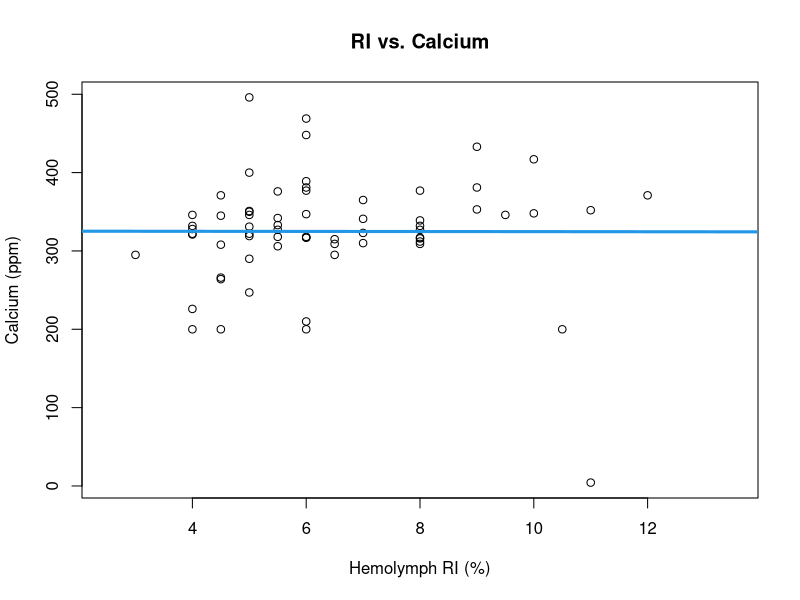
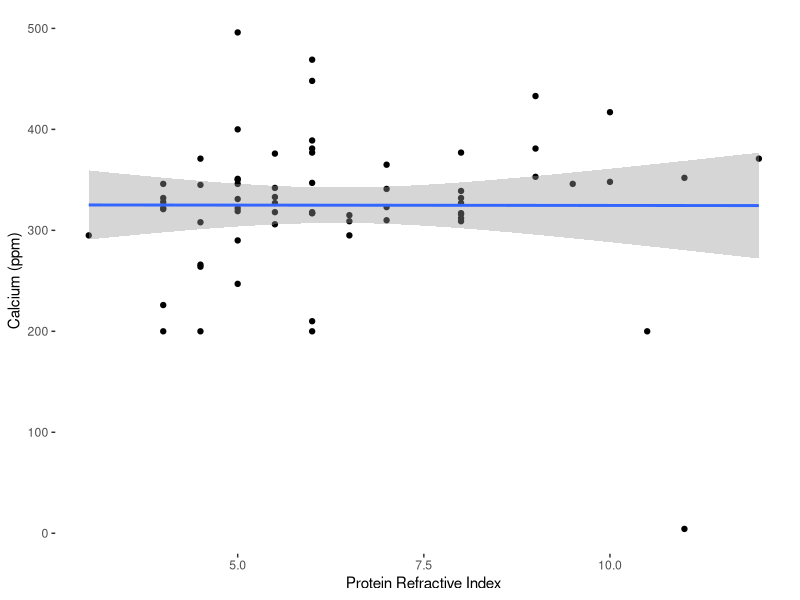

Write R code to recreate these figures, in order. (Note: this script raises an error after producing the figures.)
## ---- chunk 1

# read in relevant documents for this data
# preliminary data used for calcium etc.
gc_dat <- read.csv("../data/prelim_gc_data.csv")

# updated with full data set 2023-01-06

gc_dat_fin <- read.csv("../data/Condo_Data_Raw_CML_WEL_1_6_23.csv")

gc_dat_fin$hemo_col <- factor(gc_dat_fin$hemo_col,
                           levels = c('1', '2', '3', '4', '5'))

gc_dat_fin$hemo_col <- as.factor(gc_dat_fin$hemo_col)

gc_dat_fin$hemo_ri <- as.numeric(gc_dat_fin$hemo_ri)

# data reclassification to avoid errors later

# libraries for data visualization
library(ggplot2)
library(dplyr)
library(gridExtra)
library(MASS)

## ---- chunk 2

plot(Ca ~ RI, data = gc_dat, main = "RI vs. Calcium",
      xlab = "Hemolymph RI (%)", ylab = "Calcium (ppm)")
abline(lm (Ca ~ RI, data = gc_dat), col = 4, lwd = 3)

# correlation plot to look at RI vs. Calcium
# doesn't appear to be a trend

## ---- chunk 3

gc_dat %>% 
        # pipes molt data into ggplot
  ggplot(aes(x = RI, y = Ca)) + 
        # populates plot with hemo ri and ca info
    geom_point() + geom_smooth(method=lm) + 
        # specifies type of plot -- linear model with 95 percent confidence
        xlab("Protein Refractive Index") + 
        ylab ("Calcium (ppm)")  +
        # renames x and y labels and title
      xlim(3, 12) + 
        # specifies x axis between 3 and 12 for more clear visualization
      theme(panel.grid.major = element_blank(),
              panel.grid.minor = element_blank(), 
              panel.background = element_blank())

## ---- chunk 4

ca_ri_mod <- lm(Ca ~ RI, data = gc_dat)
nobs(ca_ri_mod) # tells that there are 127 observations used in this model
summary(ca_ri_mod)
anova(ca_ri_mod) # standard anova
car::Anova(ca_ri_mod, type = 3) # type 3 anova for significance testing

# taken from all during molt cycle, leading to lots of variation
# pointing to trend; small r^2 due to assessing crabs at different times of
# molt cycle
## ---- chunk 5

boxplot(Ca ~ Color, data = gc_dat,
      xlab = "Hemolymph Color (on a scale of 1-5)",
      ylab = "Calcium (ppm)",
      col= c('white', 'aliceblue', 'bisque', 'darksalmon','coral'),
      subset = outcome == c("Molted", "Removed") & condo == "WL")

# appears that calcium increases as hemolymph color darkens
## ---- chunk 6

boxplot(hemo_ri ~ hemo_col, data = gc_dat_fin,
      xlab = "Hemolymph Color",
      ylab = "Hemolymph Refractive Index",
      col= c('white', 'aliceblue', 'bisque', 'darksalmon','coral'),
      subset = condo_id == "WL" & period == "TRUE" & 
        outcome == c('Molted', 'Removed'))

## ---- chunk 7

ri_col_mod = lm(Color ~ RI + Ca + RI:Ca, data = gc_dat)
# model for analyzing the effect of ri and ca on color, as well as the
# interaction between the two

summary(ri_col_mod)
anova(ri_col_mod)
car::Anova(ri_col_mod, type = 3)

car::Anova(lm(Color ~ Ca, data = gc_dat), type = 3)
car::Anova(lm(Color ~ RI, data = gc_dat), type = 3)
# interaction model to assess whether or not hemolymph color is altered by
# the interaction between RI and Ca
## ---- chunk 8

fcol_fin <- factor(gc_dat_fin$hemo_col)
# color is on a scale of 1-5; appears as "numeric"; categorical factor

ri_col_aov_fin <- aov (hemo_ri ~ fcol_fin, data=gc_dat_fin,
                       subset = condo_id == "WL")
summary(ri_col_aov_fin)
# type 1 aov used for Tukey test
# tests between categories: is 1 dif. than 2, etc.

knobs(ri_col_aov_fin)

TukeyHSD(ri_col_aov_fin, conf.level = 0.95) 
## ---- chunk 9

wl_col_aov_fin <- aov (hemo_ri ~ hemo_col, data=gc_dat_fin, 
                       subset = condo_id == "WL" & period == "TRUE" 
                       & outcome == c('Molted', 'Removed'))
summary(wl_col_aov_fin)
# type 1 aov used for Tukey test
# tests between categories: is 1 dif. than 2, etc.

TukeyHSD(wl_col_aov_fin, conf.level = 0.95) 

## ---- chunk 10

fcol <- factor(gc_dat$Color)
# color is on a scale of 1-5; appears as "numeric"; categorical factor

ri_ca_aov <- aov (Ca ~ fcol, data=gc_dat)
summary(ri_ca_aov)

TukeyHSD(ri_ca_aov, conf.level = 0.95) 
# run tukey model
# 2-1, 3-1, 4-1 are significantly different; other categories are the same
